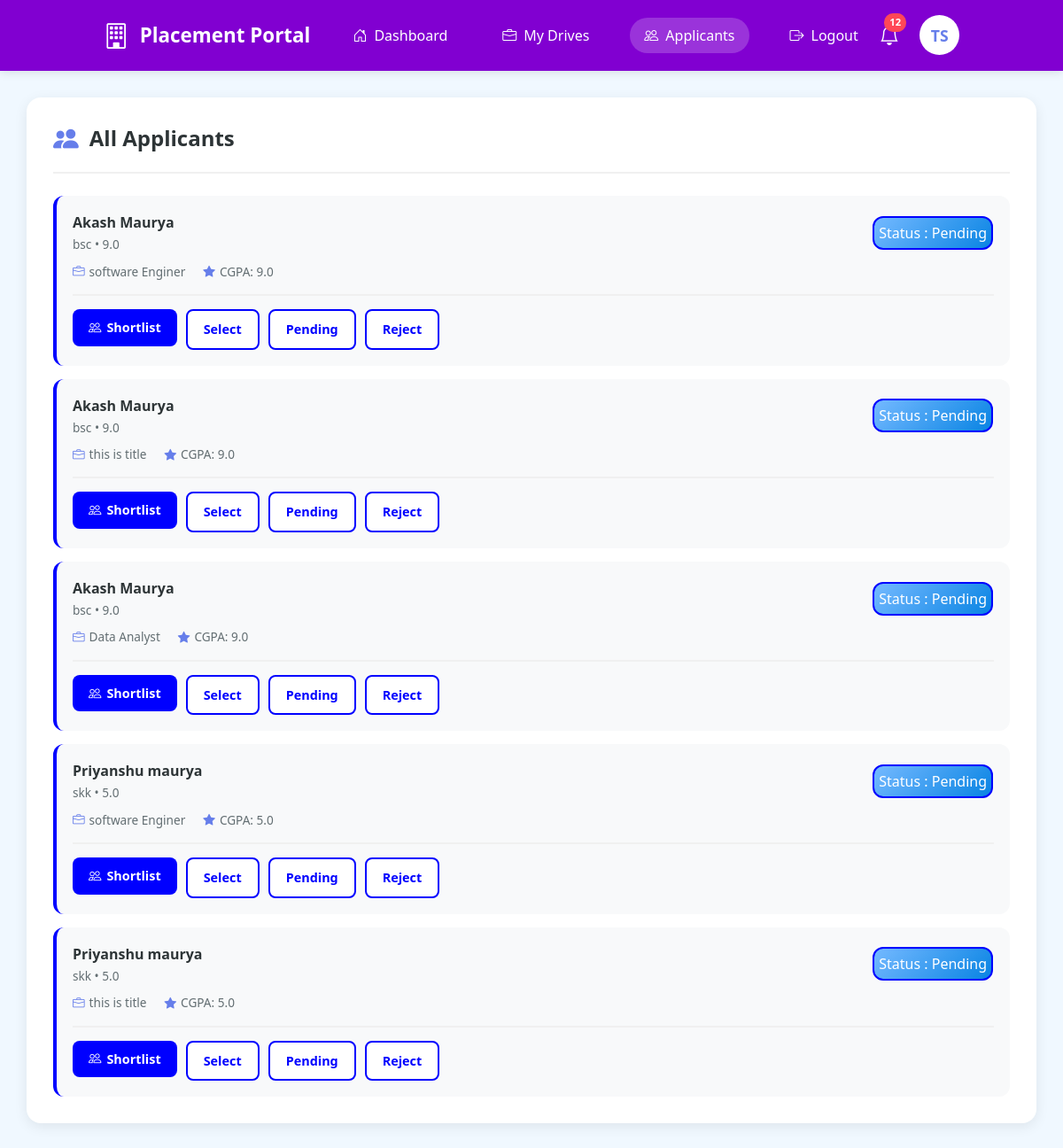
/company/applications (signed in), run on the app's committed database.
### portal/models.py (models this page shows)
class Application(db.Model,UserMixin):
    __tablename__ = 'applications'
    id = db.Column(db.Integer , primary_key = True)
    student_id = db.Column(db.Integer,db.ForeignKey('students.id'), nullable = False)
    drive_id = db.Column(db.Integer,db.ForeignKey('placement_drives.id') , nullable = False)
    applied_at = db.Column(db.DateTime,default = datetime.utcnow)
    status = db.Column(db.String(30), nullable = False,default = 'PENDING')#PENDING , SHORTLISTED,SELECTED , REJECTED
    drive = db.relationship('Drive', backref='applications')
    student = db.relationship('Student' , backref = 'students')
    __table_args__ = (
    db.UniqueConstraint('student_id', 'drive_id', name='unique_student_drive'),
)

class Student(db.Model,UserMixin):
    __tablename__ = 'students'
    id = db.Column(db.Integer , primary_key = True)
    user_id = db.Column(db.Integer,db.ForeignKey('users.id') , nullable = False)
    name = db.Column(db.String(50),nullable = False)
    branch = db.Column(db.String(30) )
    cgpa = db.Column(db.Float ,nullable = False)
    resume_path = db.Column(db.String(200),nullable= False)
    is_blacklisted = db.Column(db.Boolean , default = False)

class Drive(db.Model,UserMixin):
    __tablename__ = 'placement_drives'
    id = db.Column(db.Integer , primary_key = True)
    company_id = db.Column(db.Integer,db.ForeignKey('companies.id') , nullable = False)
    job_title = db.Column(db.String(100), nullable = False)
    description = db.Column(db.String(200), nullable = False)
    eligibility = db.Column(db.String(100), nullable = False)
    deadline = db.Column(db.DateTime, nullable = False)
    status = db.Column(db.String(20), nullable = False,default ='APPROVED') #APPROVED,PENDING,CLOSED
    company = db.relationship('Company' , backref = 'companies')

### app.py (the view)
@app.route("/company/applications")
@login_required
def company_app():
    c = Company.query.filter_by(user_id = current_user.id).first_or_404()
    applications = db.session.query(Application).join(Drive).filter(
    Drive.company_id == c.id
).all()
    return render_template('company/company_app.html',
                           applications = applications)

### app.py (called while the page is built)
@login_manager.user_loader
def load_user(user_id):
    return User.query.get(int(user_id))

### templates/company/company_app.html (shortened to what this page needs)
{% extends "company/company_base.html" %}
{% block content %}
<div class="main-co">
    <div class="sec-card">
        <div class="sec-header">
            <h2>
                <i class="bi bi-people-fill icon"></i>
                All Applicants
            </h2>
        </div>
        {% for app in applications %}
        <div class="app-list">
            <div class="app-card">
                <div class="app-h">
                    <div class="app-i">
                        <div class="app-n">{{app.student.name}} </div>
                        <div class="app-d">{{app.student.branch}} • {{app.student.cgpa}} </div>
                    </div>
                    {% if app.status == 'PENDING' %}
                    <button class="status-applied">
                        Status : Pending
                    </button>
                    {% elif app.status == 'SHORTLISTED' %}
                    <button class="status-shortlisted">
                        Status : Shortlisted
                    </button>
                    {% elif app.status == 'REJECTED' %}
                    <button class="status-rejected">
                        Status : Rejected
                    </button>
                    {% else %}
                    <button class="status-selected">
                        Status : Selected
                    </button>
                    {% endif %}
                </div>
                <div class="app-m">
                    <div class="app-m-i">
                        <i class="bi bi-briefcase"></i>
                        <span><span>{{app.drive.job_title}} </span></span>
                    </div>
                    <div class="app-m-i">
                        <i class="bi bi-star-fill"></i>
                        <span>CGPA: {{app.student.cgpa}} </span>
                    </div>
                </div>
                <div class="drive-actions">
                    <a href="{{url_for('shortlist' , apple_id = app.id)}}">
                        <button class="btn-action btn-view">
                            <i class="bi bi-people"></i>
                            Shortlist
                        </button>
                    </a>
                    <a href="{{url_for('select' , apple_id = app.id)}}">
                        <button class="btn-action btn-edit">
                            Select
                        </button>
                    </a>
                    <a href="{{url_for('pending' , apple_id = app.id)}}">
                        <button class="btn-action btn-edit">
                            Pending
                        </button>
                    </a>
                    <a href="{{url_for('reject' , apple_id = app.id)}}">
                        <button class="btn-action btn-edit">
                            Reject
                        </button>
                    </a>
                </div>
            </div>
            {% endfor %}
        </div>
    </div>
</div>
{% endblock %}

### templates/company/company_base.html (style rules this page uses)
* { margin: 0; padding: 0; box-sizing: border-box; }
body { font-family: 'Segoe UI', Tahoma, Geneva, Verdana, sans-serif; background: aliceblue; color: #333; }
.main-co { max-width: 1400px; margin: 30px auto; padding: 0 30px; }
.sec-card { background: white; border-radius: 16px; padding: 30px; box-shadow: 0 4px 15px rgba(0, 0, 0, 0.08); margin-bottom: 30px; }
.sec-header { display: flex; justify-content: space-between; align-items: center; margin-bottom: 25px; padding-bottom: 20px; border-bottom: 2px solid #f0f0f0; }
.sec-header h2 { font-size: 1.5rem; font-weight: 700; color: #2d3436; display: flex; align-items: center; gap: 12px; margin: 0; }
.sec-header .icon { color: #667eea; font-size: 1.8rem; }
.drive-actions { display: flex; gap: 10px; margin-top: 15px; padding-top: 15px; border-top: 2px solid #f0f0f0; }
.btn-action { flex: 1; padding: 10px 18px; border-radius: 8px; border: none; font-weight: 600; cursor: pointer; transition: all 0.3s ease; display: flex; align-items: center; justify-content: center; gap: 6px; font-size: 0.9rem; }
.btn-view { background-color: blue; color: white; }
.btn-edit { background: white; color: blue; border: 2px solid blue; }
.app-list { display: flex; flex-direction: column; gap: 15px; }
.app-card { background: #f8f9fa; border-radius: 12px; padding: 18px; transition: all 0.3s ease; border-left: 4px solid blue; }
.app-h { display: flex; align-items: center; gap: 15px; margin-bottom: 10px; }
.app-i { flex: 1; }
.app-n { font-weight: 700; color: #2d3436; font-size: 1rem; margin-bottom: 3px; }
.app-d { font-size: 0.85rem; color: #636e72; }
.app-m { display: flex; gap: 20px; margin-top: 10px; font-size: 0.85rem; color: #636e72; }
.app-m-i { display: flex; align-items: center; gap: 5px; }
.app-m-i i { color: #667eea; }

### templates/company/company_app.html (style rules this page uses)
a { text-decoration: none; }
.status-applied { background: linear-gradient(135deg, #74b9ff 0%, #0984e3 100%); margin: 1px; padding-top: 5px; padding: 5px; border-radius: 12px; color: white; border: 2px solid blue; }

### data on the page
Application: student.name "Akash Maurya", student.branch "bsc", student.cgpa "9.0", status "Status : Pending", drive.job_title "software Enginer"
Application: student.name "Akash Maurya", student.branch "bsc", student.cgpa "9.0", status "Status : Pending", drive.job_title "this is title"
Application: student.name "Akash Maurya", student.branch "bsc", student.cgpa "9.0", status "Status : Pending", drive.job_title "Data Analyst"
Application: student.name "Priyanshu maurya", student.branch "skk", student.cgpa "5.0", status "Status : Pending", drive.job_title "software Enginer"
Application: student.name "Priyanshu maurya", student.branch "skk", student.cgpa "5.0", status "Status : Pending", drive.job_title "this is title"
